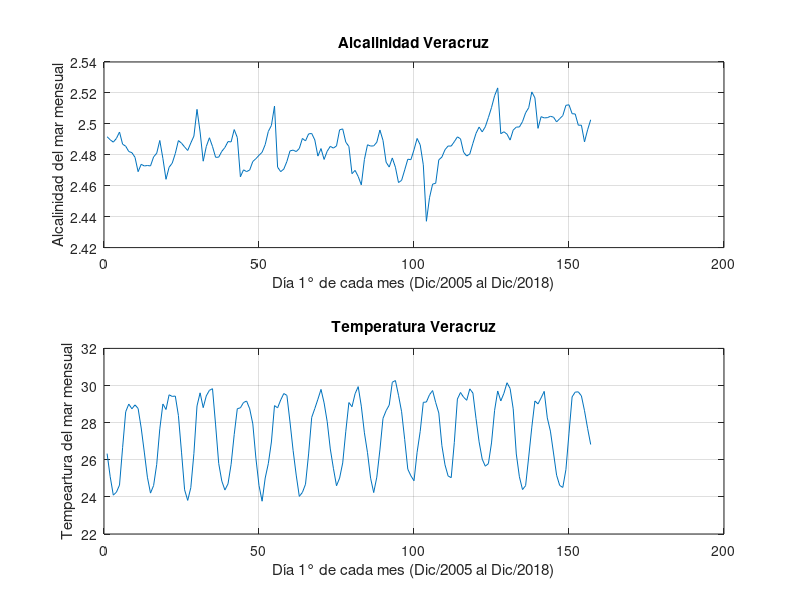
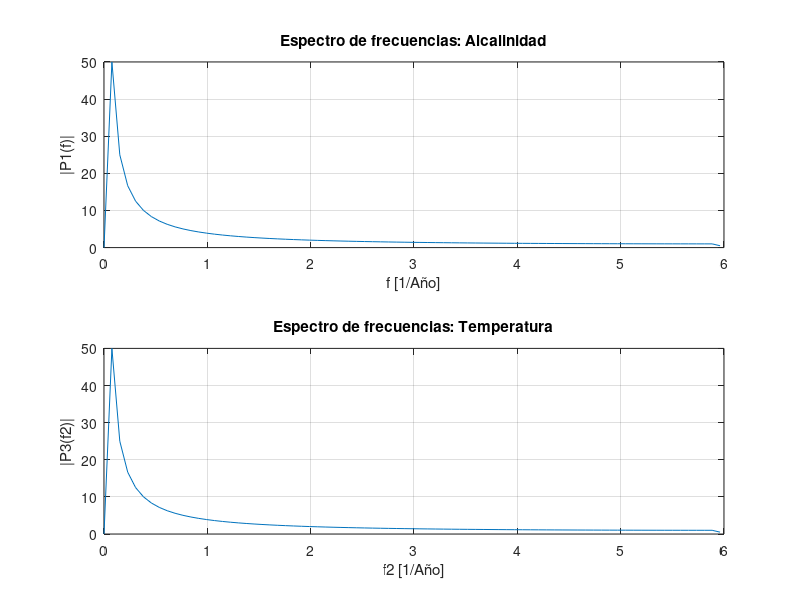

The MATLAB script that drew these images, in order:
clear all;

%% Carga de datos de Alcalinidad
dhw1= load('Ver_Alca.txt');
[f1,c1]=size(dhw1);
Dias1=dhw1(:,1);
Datos1=dhw1(:,2);
dhw1_prom=mean(dhw1);
dhw1=dhw1-dhw1_prom;

%% Carga de datos de Temperatura
dhw2= load('Ver_Temp.txt');
[f2,c2]=size(dhw2);
Dias2=dhw2(:,1);
Datos2=dhw2(:,2);
dhw2_prom=mean(dhw2);
dhw2=dhw2-dhw2_prom;

%% Gráficas de datos
figure(1);
whitebg('k');
    %Alcalinidad
subplot(2,1,1);
plot(Dias1,Datos1);
grid on; 
title('Alcalinidad Veracruz');
xlabel('Día 1° de cada mes (Dic/2005 al Dic/2018)');
ylabel('Alcalinidad del mar mensual');
    %Temperatura
subplot(2,1,2);
plot(Dias2,Datos2);
grid on; 
title('Temperatura Veracruz');
xlabel('Día 1° de cada mes (Dic/2005 al Dic/2018)');
ylabel('Tempeartura del mar mensual');

%% Transformada de Fourier: 
    % Alcalinidad
L = length(dhw1); %muestras-tamaño de señal
Fs = 12;   %Frecuencia de muestreo                            
T = 1/Fs; %Periodo de muestreo                        
t = (0:L-1)*T;  %Vector de tiempo
S = dhw1;   %Señal
Y = fft(S);  
M=length(Y);
    %Temperatura
L2 = length(dhw2); %muestras-tamaño de señal
Fs2 = 12;   %Frecuencia de muestreo                            
T2 = 1/Fs2; %Periodo de muestreo                        
t2 = (0:L2-1)*T2;  %Vector de tiempo
S2 = dhw2;   %Señal
Y2 = fft(S2);  
M2=length(Y2);

%% Densidad espectral
    % Alcalinidad
P2 = abs(Y/L);
P1 = P2(1:L/2+1);
P1(2:end-1) = 2*P1(2:end-1);
f = Fs*(0:(L/2))/L; %vector de frecuencias
    % Temperatura
P4 = abs(Y2/L2);
P3 = P4(1:L2/2+1);
P3(2:end-1) = 2*P3(2:end-1);
fr2 = Fs2*(0:(L2/2))/L2; %vector de frecuencias

%% Gráfica del espectro: 
figure(2);
whitebg('k');
    % Alcalinidad 
subplot(2,1,1);
plot(f,P1);
grid on;
title('Espectro de frecuencias: Alcalinidad');
xlabel('f [1/Año]');
ylabel('|P1(f)|');
    % Temperatura
subplot(2,1,2);
plot(fr2,P3);
grid on;
title('Espectro de frecuencias: Temperatura');
xlabel('f2 [1/Año]');
ylabel('|P3(f2)|');
